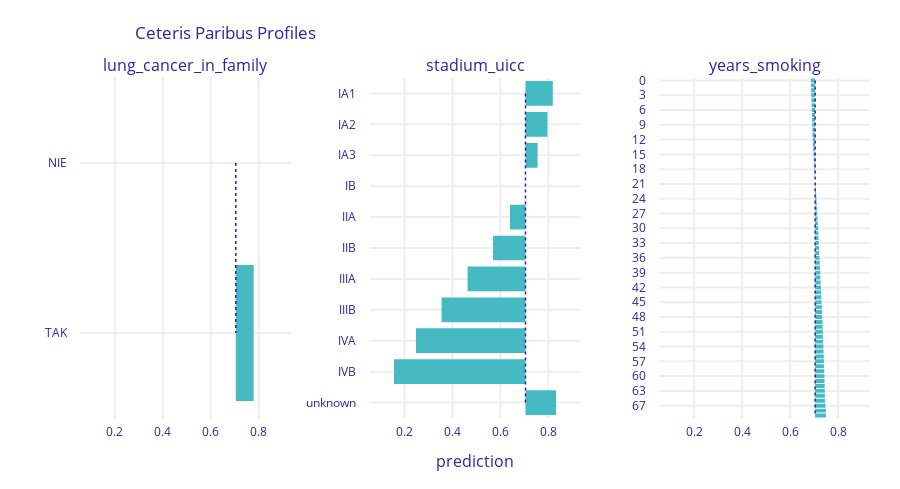

The code cell stored with this chart in its notebook:
### Code cell
def CeterisParibus(number_of_observation):
    cp = exp.predict_profile(pd.DataFrame(X_test.loc[number_of_observation,:]).T)
    cp.plot(variables=["stadium_uicc", "lung_cancer_in_family", "years_smoking"], facet_ncol=3)
    
CeterisParibus(6164)
